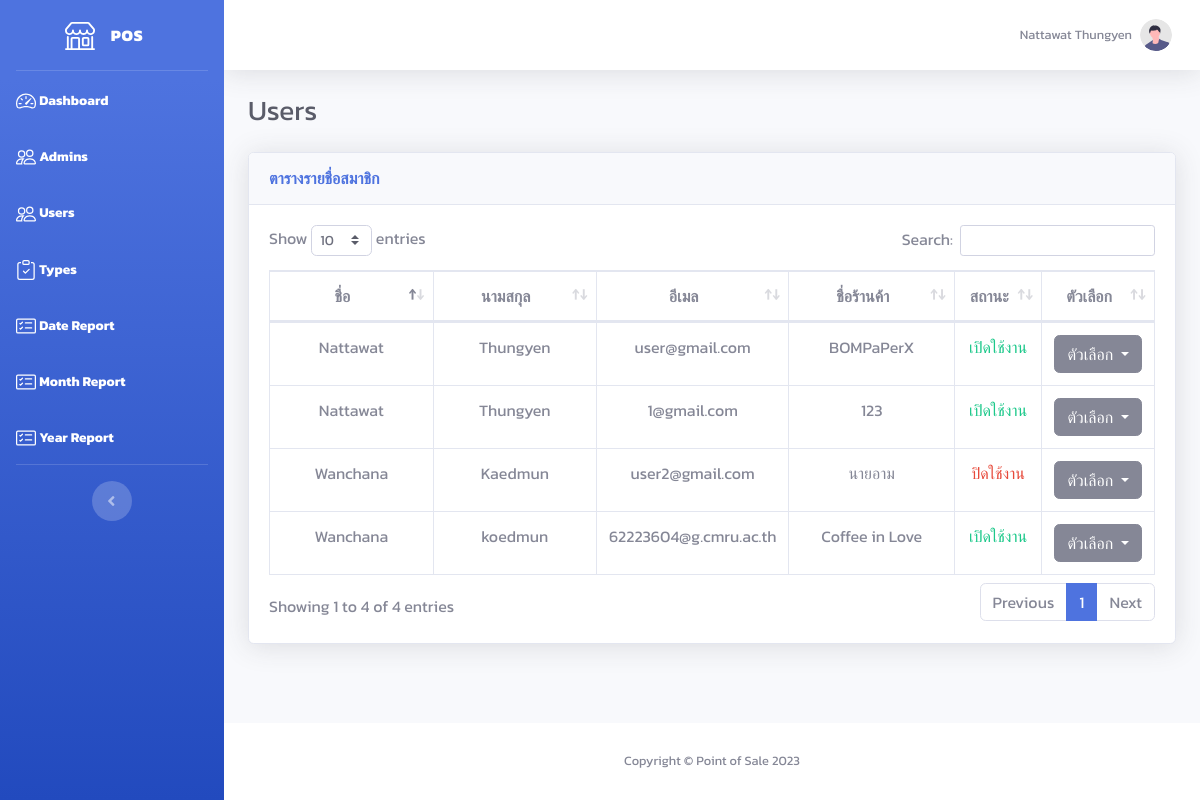
Before: /admin/user.php (signed in) with the older database file.
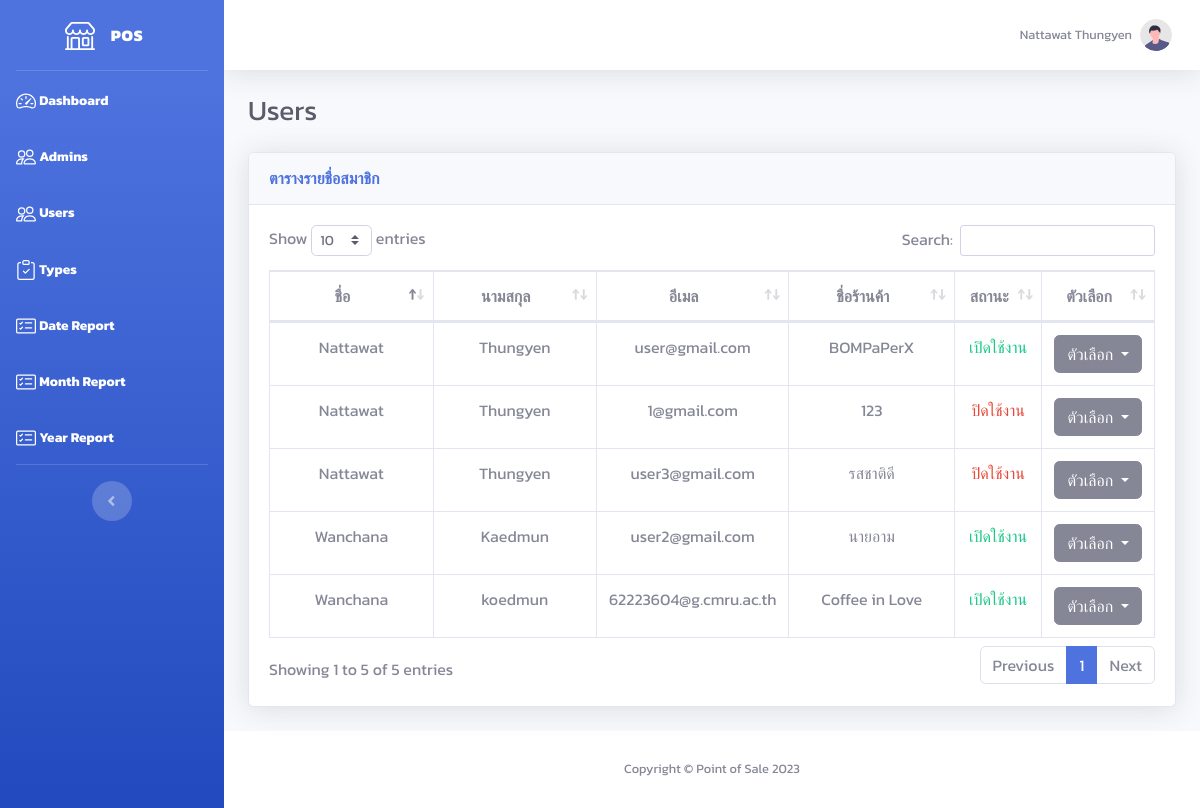
After: the same page with the newer database file.
### tables this page shows
CREATE TABLE `user` (
  `user_id` int(10) NOT NULL,
  `email` varchar(255) NOT NULL,
  `password` varchar(255) NOT NULL,
  `status` tinyint(1) NOT NULL COMMENT '0=disable\r\n1=enable',
  `firstname` varchar(255) NOT NULL,
  `lastname` varchar(255) NOT NULL,
  `id_number` varchar(13) NOT NULL,
  `phone` varchar(10) NOT NULL,
  `address` text NOT NULL,
  `store` varchar(255) NOT NULL,
  `description` text NOT NULL,
  `img_path` text NOT NULL
);

### admin/user.php (the view, shortened to what this page needs)
<!DOCTYPE html>
<html lang="en">
<?php
require '../include/connect.php';
include '../include/header.php';
$user_data = $connect->prepare("SELECT * FROM user");
$user_data->execute();
$row_user = $user_data->fetchAll(PDO::FETCH_ASSOC);
?>
<body id="page-top">
    <div id="wrapper">
        <?php include '../include/sidebar_admin.php'; ?>
        <div id="content-wrapper" class="d-flex flex-column">
            <div id="content">
                <?php include '../include/topbar.php'; ?>
                <div class="container-fluid">
                    <div class="d-sm-flex align-items-center justify-content-between mb-4">
                        <h1 class="h3 mb-0 text-gray-800">Users</h1>
                    </div>
                    <div class="card shadow mb-4">
                        <div class="card-header py-3">
                            <h6 class="m-0 font-weight-bold text-primary">ตารางรายชื่อสมาชิก</h6>
                        </div>
                        <div class="card-body">
                            <div class="table-responsive">
                                <table class="table table-bordered" id="dataTable" width="100%" cellspacing="0">
                                    <thead class="text-center">
                                        <tr>
                                            <th width="20%">ชื่อ</th>
                                            <th width="20%">นามสกุล</th>
                                            <th width="20%">อีเมล</th>
                                            <th width="20%">ชื่อร้านค้า</th>
                                            <th width="10%">สถานะ</th>
                                            <th width="10%">ตัวเลือก</th>
                                        </tr>
                                    </thead>
                                    <tbody class="text-center">
                                        <?php foreach ($row_user as $row) { ?>
                                            <tr>
                                                <td><?= $row['firstname'] ?></td>
                                                <td><?= $row['lastname'] ?></td>
                                                <td><?= $row['email'] ?></td>
                                                <td><?= $row['store'] ?></td>
                                                <?php if ($row['status'] == 0) { ?>
                                                    <td class="text-danger">ปิดใช้งาน</td>
                                                <?php } else { ?>
                                                    <td class="text-success">เปิดใช้งาน</td>
                                                <?php } ?>
                                                <td>
                                                    <div class="dropdown">
                                                        <button class="btn btn-secondary dropdown-toggle" type="button" data-toggle="dropdown" aria-expanded="false">
                                                            ตัวเลือก
                                                        </button>
                                                    </div>
                                                </td>
                                            </tr>
                                        <?php } ?>
                                    </tbody>
                                </table>
                            </div>
                        </div>
                    </div>
                </div>
            </div>
            <?php include '../include/footer.php'; ?>
        </div>
    </div>
</body>
</html>

Changed rows visible on the page:
changed user "Kaedmun": status "ปิดใช้งาน" → "เปิดใช้งาน"
changed user "1@gmail.com": status "เปิดใช้งาน" → "ปิดใช้งาน"
added user: firstname "Nattawat", lastname "Thungyen", email "user3@gmail.com", store "รสชาติดี", status "ปิดใช้งาน"
Other visible differences:
text written by a page script: "Show entries Search: Showing 1 to 4 of 4 entries Previous 1 Next" → "Show entries Search: Showing 1 to 5 of 5 entries Previous 1 Next"
